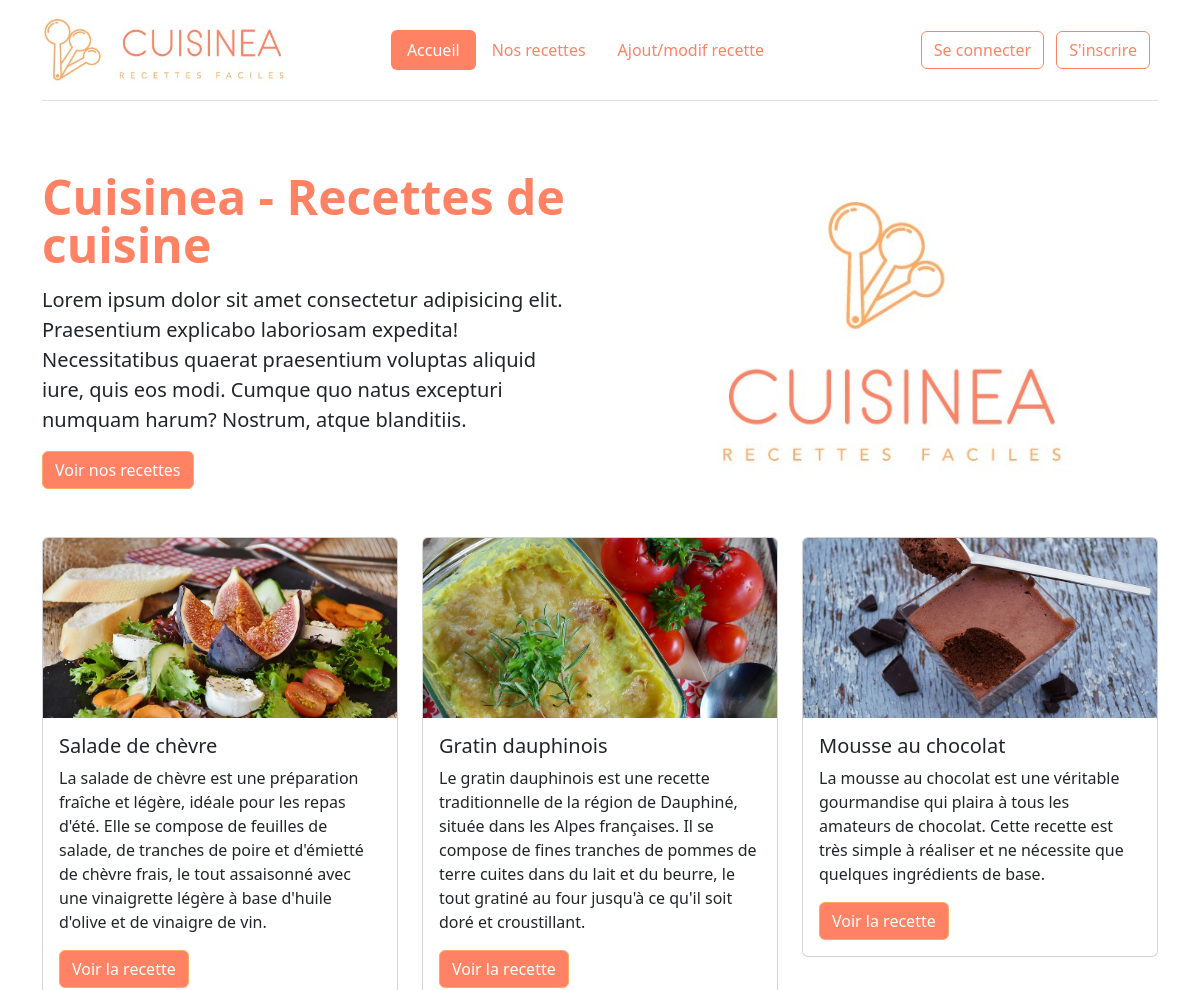
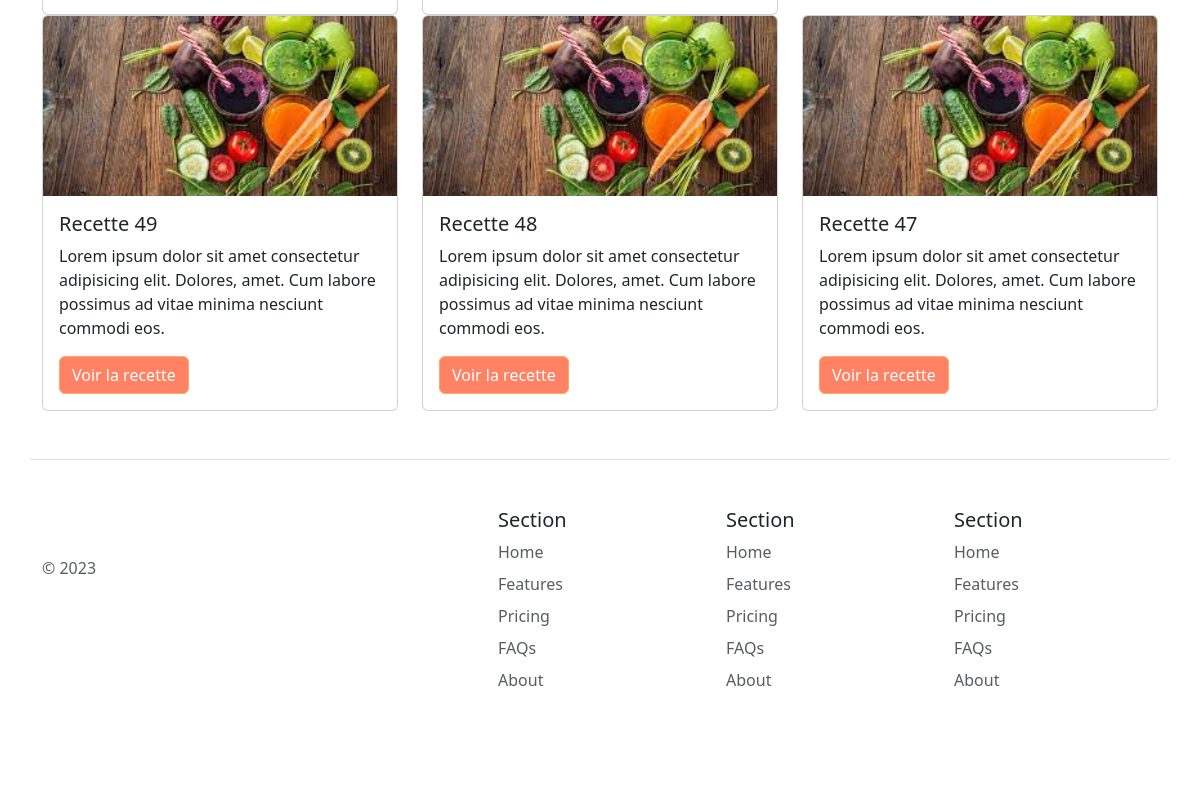
The page / on the database its author committed (2 pictures, top to bottom).
### tables this page shows
CREATE TABLE `recipes` (
  `id` int(11) NOT NULL,
  `category_id` int(11) NOT NULL,
  `title` varchar(255) NOT NULL,
  `description` text NOT NULL,
  `ingredients` text NOT NULL,
  `instructions` text NOT NULL,
  `image` varchar(255) DEFAULT NULL
);

### lib/config.php (called while the page is built, shortened)
<?php
$mainMenu = [
    'index.php' => 'Accueil',
    'recettes.php' => 'Nos recettes',
    'ajout_modification_recette.php' => 'Ajout/modif recette'
];

### lib/recipe.php (called while the page is built, shortened)
<?php
function getRecipeImage(string|null $image)
{
    if ($image === null) {
        return _ASSETS_IMG_PATCH_ . 'recipe_default.jpg';
    } else {
        return _RECIPES_IMG_PATCH_ . $image;
    }
}
function getRecipes(PDO $pdo, int $limit = null)
{
    $sql = 'SELECT * FROM recipes ORDER BY id DESC';
    if ($limit) {
        $sql .= ' LIMIT :limit';
    }
    $query = $pdo->prepare($sql);
    if ($limit) {
        $query->bindParam(':limit', $limit, PDO::PARAM_INT);
    }
    $query->execute();
    return $query->fetchAll();
}

### templates/recipe_partial.php (the view)
<div class="col-md-4">
    <div class="card">
        <img src="<?= getRecipeImage($recipe['image']); ?>" class="card-img-top">
        <div class="card-body">
            <h5 class="card-title"><?= $recipe['title']; ?></h5>
            <p class="card-text"><?= $recipe['description']; ?></p>
            <a href="recette.php?id=<?= $recipe['id']; ?>" class="btn btn-primary">Voir la recette</a>
        </div>
    </div>
</div>

### templates/header.php (shortened to what this page needs)
<?php
require_once('lib/config.php');
$currentPage = basename($_SERVER['SCRIPT_NAME']);
?>
<!DOCTYPE html>
<html lang="fr">
<head>
    <link href="https://cdn.jsdelivr.net/npm/bootstrap@5.3.0-alpha3/dist/css/bootstrap.min.css" rel="stylesheet">
    <link rel="stylesheet" href="assets/css/override-bootstrap.css">
    <link rel="stylesheet" href="assets/css/style.css">
</head>
<body>
    <div class="container">
        <header class="d-flex flex-wrap align-items-center justify-content-center justify-content-md-between py-3 mb-4 border-bottom">
            <a href="index.php" class="d-inline-flex link-body-emphasis text-decoration-none">
                <img src="assets/images/logo-cuisinea-horizontal.jpg" alt="logo cuisinea" width="250">
            </a>
            <ul class="nav col-12 col-md-auto mb-2 justify-content-center mb-md-0 nav nav-pills">
                <?php
                foreach ($mainMenu as $key => $value) { ?>
                    <li class="nav-item"><a href="<?= $key; ?>" class="nav-link <?php if ($currentPage === $key) {
                                                                                    echo 'active';
                                                                                } ?>"><?= $value; ?></a></li>
                <?php } ?>
            </ul>
            <div class="col-md-3 text-end">
                <?php if (!isset($_SESSION['user'])) { ?>
                    <a href="login.php" class="btn btn-outline-primary me-2">Se connecter</a>
                    <a href="inscription.php" class="btn btn-outline-primary me-2">S'inscrire</a>
                <?php } else { ?>
                    <a href="logout.php" class="btn btn-primary">Se déconnecter</a>
                <?php } ?>
            </div>
        </header>

### index.php
<?php
require_once('lib/recipe.php');
require_once('templates/header.php');
$recipes = getRecipes($pdo,_HOME_RECIPES_LIMIT_);
?>
<div class="row flex-lg-row-reverse align-items-center g-5 py-5">
    <div class="col-10 col-sm-8 col-lg-6">
        <img src="assets/images/logo-cuisinea.jpg" class="d-block mx-lg-auto img-fluid" alt="logo cuisinea" loading="lazy" width="350">
    </div>
    <div class="col-lg-6">
        <h1 class="display-5 fw-bold lh-1 mb-3">Cuisinea - Recettes de cuisine</h1>
        <p class="lead"> Lorem ipsum dolor sit amet consectetur adipisicing elit. Praesentium explicabo laboriosam expedita! Necessitatibus quaerat praesentium voluptas aliquid iure, quis eos modi. Cumque quo natus excepturi numquam harum? Nostrum, atque blanditiis.</p>
        <div class="d-grid gap-2 d-md-flex justify-content-md-start">
            <a href="recettes.php" class="btn btn-primary">Voir nos recettes</a>
        </div>
    </div>
</div>
<div class="row">
    <?php
    foreach ($recipes as $key => $recipe) {
        include('templates/recipe_partial.php');
    } ?>
</div>
<?php
require_once('templates/footer.php');
?>

### templates/footer.php
<footer class="row row-cols-1 row-cols-sm-2 row-cols-md-5 py-5 my-5 border-top">
        <div class="col mb-3">
            <a href="/" class="d-flex align-items-center mb-3 link-body-emphasis text-decoration-none">
                <svg class="bi me-2" width="40" height="32">
                    <use xlink:href="#bootstrap"></use>
                </svg>
            </a>
            <p class="text-body-secondary">© 2023</p>
        </div>
        <div class="col mb-3">
        </div>
        <div class="col mb-3">
            <h5>Section</h5>
            <ul class="nav flex-column">
                <li class="nav-item mb-2"><a href="#" class="nav-link p-0 text-body-secondary">Home</a></li>
                <li class="nav-item mb-2"><a href="#" class="nav-link p-0 text-body-secondary">Features</a></li>
                <li class="nav-item mb-2"><a href="#" class="nav-link p-0 text-body-secondary">Pricing</a></li>
                <li class="nav-item mb-2"><a href="#" class="nav-link p-0 text-body-secondary">FAQs</a></li>
                <li class="nav-item mb-2"><a href="#" class="nav-link p-0 text-body-secondary">About</a></li>
            </ul>
        </div>
        <div class="col mb-3">
            <h5>Section</h5>
            <ul class="nav flex-column">
                <li class="nav-item mb-2"><a href="#" class="nav-link p-0 text-body-secondary">Home</a></li>
                <li class="nav-item mb-2"><a href="#" class="nav-link p-0 text-body-secondary">Features</a></li>
                <li class="nav-item mb-2"><a href="#" class="nav-link p-0 text-body-secondary">Pricing</a></li>
                <li class="nav-item mb-2"><a href="#" class="nav-link p-0 text-body-secondary">FAQs</a></li>
                <li class="nav-item mb-2"><a href="#" class="nav-link p-0 text-body-secondary">About</a></li>
            </ul>
        </div>
        <div class="col mb-3">
            <h5>Section</h5>
            <ul class="nav flex-column">
                <li class="nav-item mb-2"><a href="#" class="nav-link p-0 text-body-secondary">Home</a></li>
                <li class="nav-item mb-2"><a href="#" class="nav-link p-0 text-body-secondary">Features</a></li>
                <li class="nav-item mb-2"><a href="#" class="nav-link p-0 text-body-secondary">Pricing</a></li>
                <li class="nav-item mb-2"><a href="#" class="nav-link p-0 text-body-secondary">FAQs</a></li>
                <li class="nav-item mb-2"><a href="#" class="nav-link p-0 text-body-secondary">About</a></li>
            </ul>
        </div>
    </footer>
</body>
</html>

### rows shown on the page
recipes: image (picture), title "Salade de chèvre", description "La salade de chèvre est une préparation fraîche et légère, idéale pour les repas d'été. Elle se compose de feuilles de salade, de tranches de poire et d'émietté de chèvre frais, le tout assaisonné avec une vinaigrette légère à base d'huile d'olive et de vinaigre de vin."
recipes: image (picture), title "Gratin dauphinois", description "Le gratin dauphinois est une recette traditionnelle de la région de Dauphiné, située dans les Alpes françaises. Il se compose de fines tranches de pommes de terre cuites dans du lait et du beurre, le tout gratiné au four jusqu'à ce qu'il soit doré et croustillant."
recipes: image (picture), title "Mousse au chocolat", description "La mousse au chocolat est une véritable gourmandise qui plaira à tous les amateurs de chocolat. Cette recette est très simple à réaliser et ne nécessite que quelques ingrédients de base."
recipes: title "Recette 49", description "Lorem ipsum dolor sit amet consectetur adipisicing elit. Dolores, amet. Cum labore possimus ad vitae minima nesciunt commodi eos."
recipes: title "Recette 48", description "Lorem ipsum dolor sit amet consectetur adipisicing elit. Dolores, amet. Cum labore possimus ad vitae minima nesciunt commodi eos."
recipes: title "Recette 47", description "Lorem ipsum dolor sit amet consectetur adipisicing elit. Dolores, amet. Cum labore possimus ad vitae minima nesciunt commodi eos."

### other values the page prints
$value "Accueil"
$value "Nos recettes"
$value "Ajout/modif recette"
